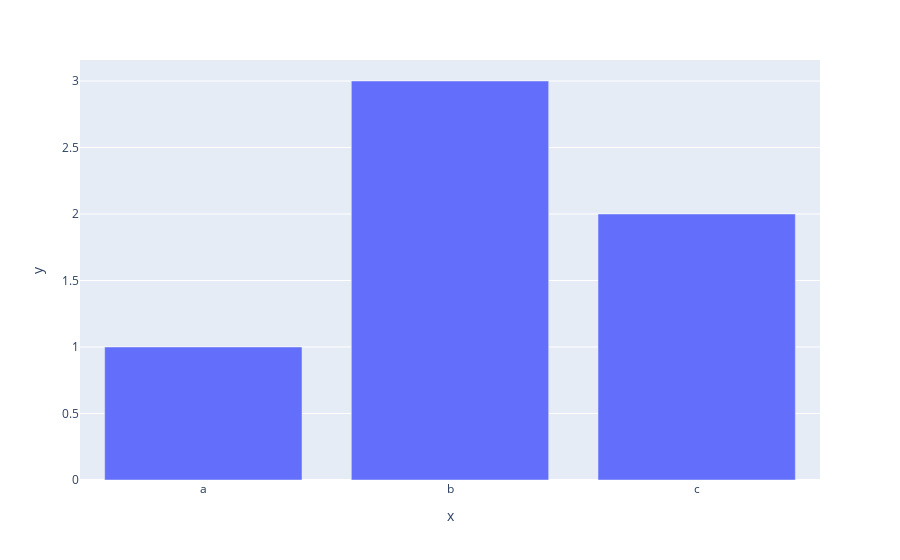

The notebook cell this image was saved under:
### Markdown cell above
라이브러리가 잘 작동하는지 확인해보겠습니다.

### Code cell
# plotly 라이브러리 불러오기
import plotly.express as px
# 샘플 데이터 생성
fig = px.bar(x=["a", "b", "c"], y=[1, 3, 2])

# 그래프 그리기
fig.show()

### Figure 1 — Plotly figure (JSON) as saved in the notebook; plotly's stock layout.template omitted (floating-point values rounded to 4 significant figures)
{"data": [{"alignmentgroup": "True", "hovertemplate": "x=%{x}<br>y=%{y}<extra></extra>", "legendgroup": "", "marker": {"color": "#636efa", "pattern": {"shape": ""}}, "name": "", "offsetgroup": "", "orientation": "v", "showlegend": false, "textposition": "auto", "type": "bar", "x": ["a", "b", "c"], "xaxis": "x", "y": [1, 3, 2], "yaxis": "y"}], "layout": {"barmode": "relative", "legend": {"tracegroupgap": 0}, "margin": {"t": 60}, "xaxis": {"anchor": "y", "domain": [0, 1], "title": {"text": "x"}}, "yaxis": {"anchor": "x", "domain": [0, 1], "title": {"text": "y"}}}}
